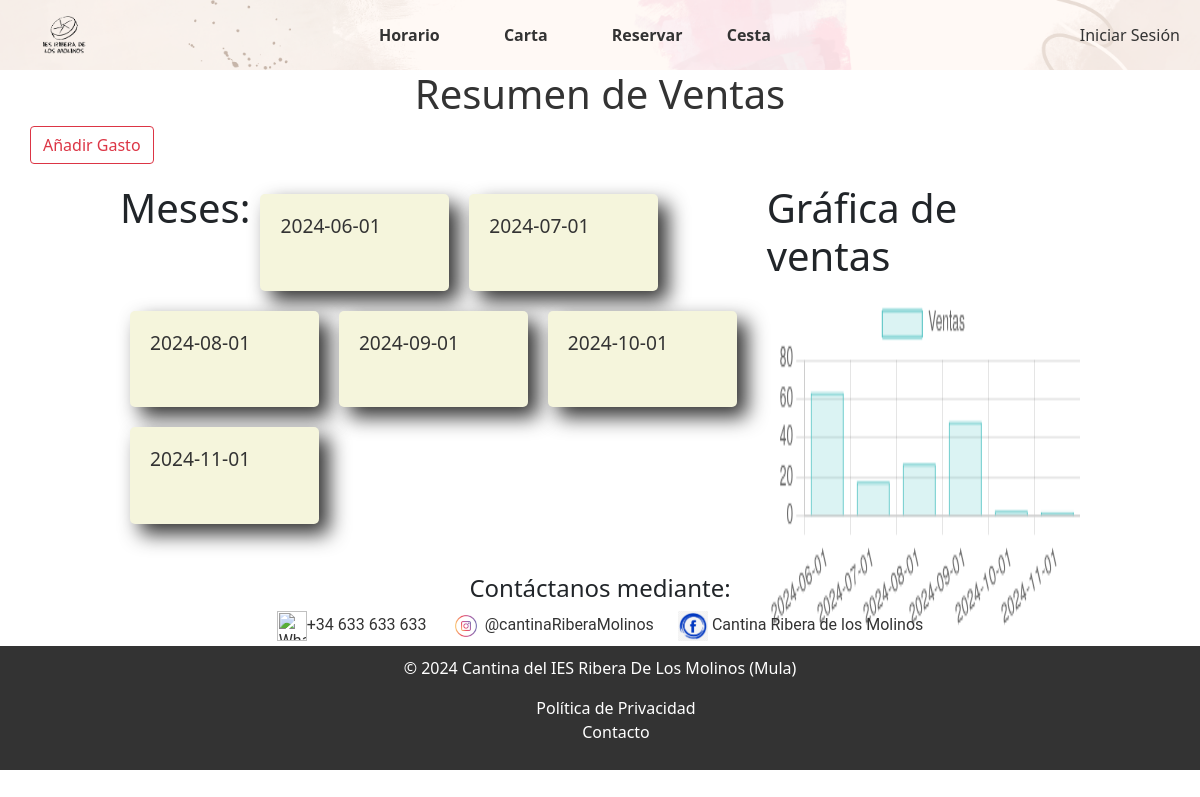
Page /TFG/trabajador/contabilidad.php on the committed database.
### tables this page shows
CREATE TABLE `totales` (
  `mes` date NOT NULL,
  `numPedidos` int(11) NOT NULL,
  `totalVentas` decimal(10,2) NOT NULL,
  `idBeneficios` int(11) NOT NULL
);

### TFG/db/bd.inc.php (called while the page is built, shortened)
<?php
function conectar() {
    try {
        $host = "localhost";
        $basedatos = "tfg";
        $usuario = "root";
        $password = "";
        return new PDO("mysql:host=$host;dbname=$basedatos", $usuario, $password);
    } catch (PDOException $e) {
        echo $e->getMessage();
    }
}
function obtenerTotalesPorMes() {
    $conexion = conectar();
    $sql = $conexion->prepare("SELECT idBeneficios, mes, totalVentas, numPedidos FROM totales");
    $sql->execute();
    $resultados = $sql->fetchAll(PDO::FETCH_ASSOC);
    $totalesPorMes = array();
    foreach ($resultados as $resultado) {
        $mes = $resultado['mes'];
        $totalesPorMes[$mes] = array(
            'idBeneficios' => $resultado['idBeneficios'],
            'totalVentas' => $resultado['totalVentas'],
            'numPedidos' => $resultado['numPedidos']
        );
    }
    return $totalesPorMes;
}

### TFG/trabajador/contabilidad.php (the view, shortened to what this page needs)
<?php
include("../includes/header.php");
include '../db/bd.inc.php';
?>
<link rel="stylesheet" href="/TFG-MAIN/TFG/CSS/contabilidad.css">
<link rel="stylesheet" href="/TFG-MAIN/TFG/CSS/footer.css">
<link rel="stylesheet" href="/TFG-MAIN/TFG/CSS/header.css">
<link href="https://cdn.jsdelivr.net/npm/bootstrap@5.0.0/dist/css/bootstrap.min.css" rel="stylesheet">
<body>
    <h1 class="titulo">Resumen de Ventas</h1>
    <a href='formularioGastos.php' class='btn btn-outline-danger'>Añadir Gasto</a>
    <div class="contenedor">
        <div class="meses">
            <h1>Meses:</h1>
            <?php
            $totalesPorMes = obtenerTotalesPorMes();
            foreach ($totalesPorMes as $mes => $totales) {
                echo "<div class='pedido' onclick='toggleDetalles(this)'>";
                echo "<h2 class='mes'>" . $mes . "</h2>";
                echo "</div>";
            }
            ?>
        </div>
        <div class="grafica">
            <h1>Gráfica de ventas</h1>
            <canvas id="ventasChart"></canvas>
        </div>
    </div>
    <script>
        let ventasChart;
        // Inicializar el gráfico al cargar la página
        window.onload = function() {
            const ctx = document.getElementById('ventasChart').getContext('2d');
            const labels = <?php echo json_encode(array_keys($totalesPorMes)); ?>;
            const data = <?php echo json_encode(array_column($totalesPorMes, 'totalVentas')); ?>;
            ventasChart = new Chart(ctx, {
                type: 'bar',
                data: {
                    labels: labels,
                    datasets: [{
                        label: 'Ventas',
                        data: data,
                        backgroundColor: 'rgba(75, 192, 192, 0.2)',
                        borderColor: 'rgba(75, 192, 192, 1)',
                        borderWidth: 1
                    }]
                },
                options: {
                    responsive: true,
                    scales: {
                        y: {
                            beginAtZero: true
                        }
                    }
                }
            });
        };
        function abrirModal(idBeneficios, totalVentas, mes) {
            document.getElementById('modal').style.display = 'flex';
            document.getElementById('idBeneficios').value = idBeneficios;
            document.getElementById('nuevoTotal').value = totalVentas;
            document.getElementById('mes').value = mes;
        }
        function cerrarModal() {
            document.getElementById('modal').style.display = 'none';
        }
        function abrirModalGastos(idBeneficios) {
            document.getElementById('modalGastos').style.display = 'flex';
            const xhr = new XMLHttpRequest();
            xhr.open("GET", "obtenerGastos.php?idBeneficios=" + idBeneficios, true);
            xhr.onreadystatechange = function() {
                if (xhr.readyState === 4 && xhr.status === 200) {
                    document.getElementById('listaGastos').innerHTML = xhr.responseText;
                }
            };
            xhr.send();
        }
        function cerrarModalGastos() {
            document.getElementById('modalGastos').style.display = 'none';
        }
        function toggleDetalles(element) {
            const detalles = element.querySelector('.detalle');
            detalles.style.display = detalles.style.display === 'none' || detalles.style.display === '' ? 'block' : 'none';
        }
    </script>
</body>
<footer>
    <?php include("../includes/footer.php"); ?>
</footer>
</html>

### TFG/CSS/header.css (style rules this page uses)
body { width: 100%; font-family: 'Roboto', sans-serif; margin: 0 auto; }

### TFG/CSS/contabilidad.css (style rules this page uses)
.titulo { text-align: center; color: #333; }
.pedido { background-color: beige; color: #8e64b8; box-shadow: 10px 10px 20px #333; border-radius: 5px; margin: 10px; padding: 20px; width: calc(100% / 3 - 20px); box-sizing: border-box; cursor: pointer; }
.mes { font-size: 1.2em; color: #333; }
.contenedor { display: flex; flex-wrap: nowrap; padding: 20px; }
.meses { flex: 2; min-width: 300px; margin-left: 100px; display: flex; flex-wrap: wrap; }
.grafica { flex: 1; width: 900px; height: 350px; margin-left: 20px; margin-right: 100px; }
canvas { width: 100% !important; height: 100% !important; }
a { margin-left: 30px; }

### TFG/CSS/footer.css (style rules this page uses)
footer { text-align: center; }

### rows in the picture
totales: mes "2024-06-01"
totales: mes "2024-07-01"
totales: mes "2024-08-01"
totales: mes "2024-09-01"
totales: mes "2024-10-01"
totales: mes "2024-11-01"

### other values in the picture
chart data {{ json_encode(array_keys($totalesPorMes)) }} ["2024-06-01","2024-07-01","2024-08-01","2024-09-01","2024-10-01","2024-11-01"]
chart data {{ json_encode(array_column($totalesPorMes, 'totalVentas')) }} ["63.50","18.00","27.20","48.63","3.20","2.60"]
